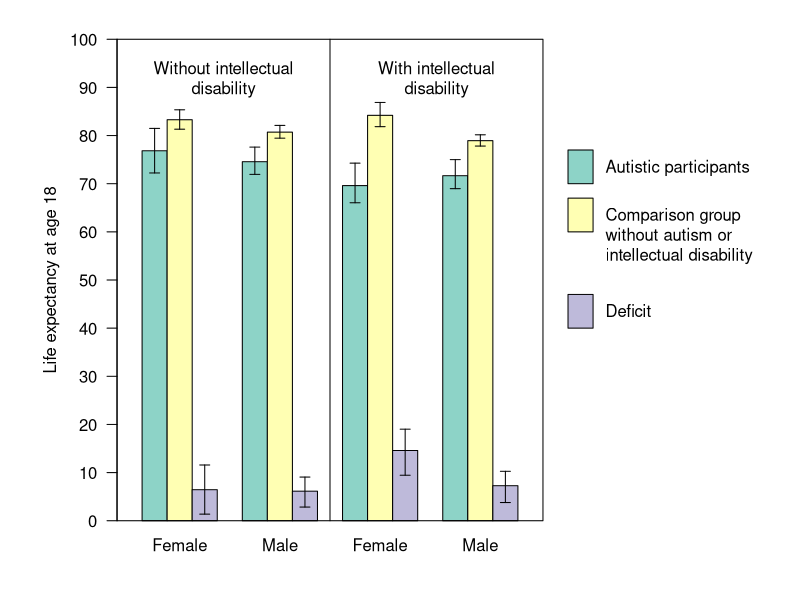

Write the R code that produced this figure.
library(RColorBrewer)

d <- data.frame(
  group = rep(c('noID', 'ID'), each = 2),
  sex = rep(c('female', 'male'), 2)
)
d$le <- c(76.84, 74.57, 69.61, 71.66)
d$leC <- c(83.29, 80.71, 84.20, 78.94)
d$leD <- c(6.45, 6.14, 14.59, 7.28)

d$le_lower <- c(72.23, 71.94, 66.04, 68.97)
d$le_upper <- c(81.49, 77.60, 74.27, 75.00)

d$leC_lower <- c(81.32, 79.46, 81.85, 77.82)
d$leC_upper <- c(85.35, 82.11, 86.88, 80.16)

d$leD_lower <- c(1.37, 2.84, 9.45, 3.78)
d$leD_upper <- c(11.58, 9.07, 19.02, 10.27)

cols <- brewer.pal(3, 'Set3')
xl <- c(matrix(1:12, ncol = 3, byrow = T) + 0:3)

png('autism_life_expectancy_bar_chart.png', height = 5, width = 8, units = 'in', res = 300)

par(xpd = NA, mar = c(3, 5, 1, 12))
plot(1, type = 'n', xlim = c(0, 17), ylim = c(0, 100), xlab = NA, ylab = NA, axes = F)
rect(xl, 0, xl+1, c(d$le, d$leC, d$leD), col = rep(cols, each = 4))
arrows(xl + 0.5, c(d$le_lower, d$leC_lower, d$leD_lower), y1 = c(d$le_upper, d$leC_upper, d$leD_upper), code = 3, angle = 90, length = 0.05)
axis(2, 0:10 * 10, pos = 0, las = 2)
rect(0, 0, 17, 100)
segments(8.5, 0, y1 = 100)
text(c(4.25, 12.75), 92, c('Without intellectual\ndisability', 'With intellectual\ndisability'))
text(apply(matrix(xl, ncol = 3), 1, mean) + 0.5, -5, rep(c('Female', 'Male'), 2))
title(ylab = 'Life expectancy at age 18', line = 2)
ys <- c(40, 60, 70)
rect(18, ys, 19, ys+7, col = rev(cols))
text(19.5, ys+5, rev(c('Autistic participants', 'Comparison group\nwithout autism or\nintellectual disability', 'Deficit')), adj = c(0, 1))

dev.off()
